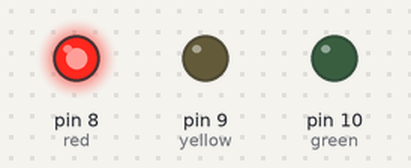
The sketch below on a simulated Arduino Uno, built with avr-gcc and run on an emulated ATmega328P. Parts: output pins drawn as LEDs (lit = HIGH).

Above: at 3.5 s.
At 9.5 s:
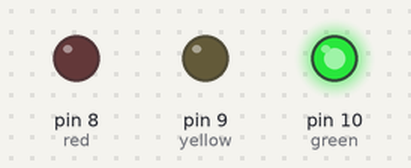
At 13.0 s:
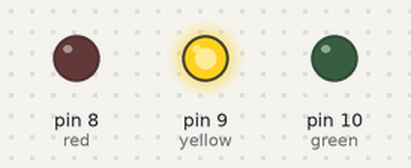
Timing chart, 0 to 18.2 s (numbered marks = the images above):
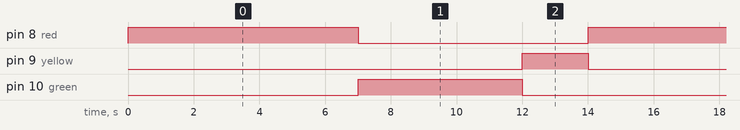

The sketch:

traffic-signal.ino
```cpp
#define red 8
#define yellow 9
#define green 10

void changeSignal(int time, int redOUTPUT, int yellowOUTPUT, int greenOUTPUT);

void setup() {
  pinMode(red, OUTPUT);
  pinMode(yellow, OUTPUT);
  pinMode(green, OUTPUT);
}

void loop() {
  changeSignal(7000, 1, 0, 0);
  changeSignal(5000, 0, 0, 1);
  changeSignal(2000, 0, 1, 0);
}

void changeSignal(int time, int redOUTPUT, int yellowOUTPUT, int greenOUTPUT) {
  digitalWrite(red, redOUTPUT);
  digitalWrite(yellow, yellowOUTPUT);
  digitalWrite(green, greenOUTPUT);
  delay(time);
}
```

Measured:
- by itself, pin 8 (red): alternates HIGH for 7.0 s and LOW for 7.0 s
- by itself, pin 9 (yellow): alternates HIGH for 2.0 s and LOW for 12.0 s
- by itself, pin 10 (green): alternates HIGH for 5.0 s and LOW for 9.0 s
